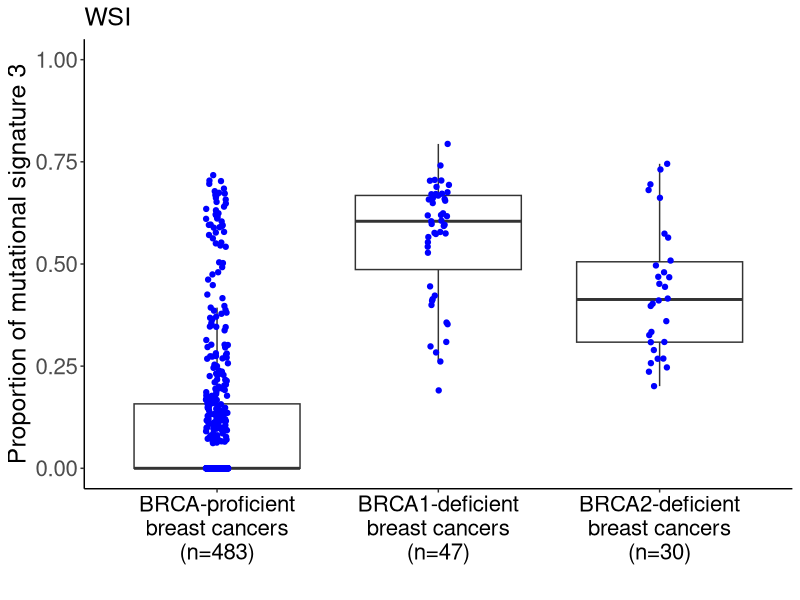

Recreate this plot in R.
# Load packages
library(ggplot2)

# Set working directory
setwd("/Users/WIMM/Documents/BRCA_2018/Github/")

# Read file
df <- read.table("Data/WSI_final.txt", header=TRUE, sep="\t", na.strings="NA", check.names=FALSE)

# Subset relevant columns
df <- df[ , c("BRCA_status", "Signature.3.Whole.Genome")]

# Remove missing rows
df <- na.omit(df)

# Compute p-values
    # BRCA1-deficient vs. BRCA-proficient
    wilcox.test(Signature.3.Whole.Genome ~ BRCA_status, data=subset(df, BRCA_status %in% c("BRCA-proficient", "BRCA1-deficient")))$p.value
    
    # BRCA2-deficient vs. BRCA-proficient
    wilcox.test(Signature.3.Whole.Genome ~ BRCA_status, data=subset(df, BRCA_status %in% c("BRCA-proficient", "BRCA2-deficient")))$p.value
    
# Tabulate sample size per genotype
n.proficient <- length(df$BRCA_status[which(df$BRCA_status=="BRCA-proficient")])
n.brca1 <- length(df$BRCA_status[which(df$BRCA_status=="BRCA1-deficient")])
n.brca2 <- length(df$BRCA_status[which(df$BRCA_status=="BRCA2-deficient")])

# Boxplot
    # Definition
    data <- df
    x <- data$BRCA_status
    y <- data$Signature.3.Whole.Genome
    maintitle <- "WSI"
    xtitle <- ""
    ytitle <- "Proportion of mutational signature 3"
    xlabels <- c(paste("BRCA-proficient\nbreast cancers\n(n=", n.proficient, ")", sep=""),
     paste("BRCA1-deficient\nbreast cancers\n(n=", n.brca1, ")", sep=""),
     paste("BRCA2-deficient\nbreast cancers\n(n=", n.brca2, ")", sep=""))
    
    
    # Plot
    plot <- ggplot(data, aes(x=x, y=y)) +
        geom_boxplot(outlier.colour="white") +
        geom_jitter(height=0, width=0.05, color="blue") +
        ylim(0, 1.0) +
        labs(title=maintitle, x=xtitle, y=ytitle) +
        scale_x_discrete(labels=xlabels) +
        theme(panel.grid.major=element_blank(),
              panel.grid.minor=element_blank(),
              panel.background=element_blank(),
              axis.line = element_line(colour="black"),
              axis.text=element_text(size=16),
              axis.title=element_text(size=18),
              axis.text.x=element_text(colour="black"),
              plot.title=element_text(size=18))

    # Sava plot
    ggsave("Figures/Figure_1A.pdf", plot, width=8, height=8)
